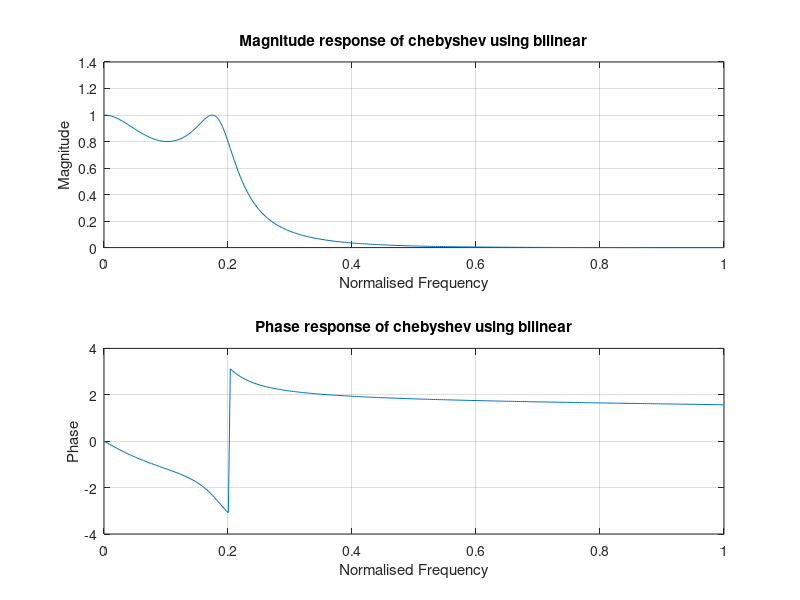

Reproduce this figure in MATLAB.
clc;
clear all;
close all;

ap = 0.8; %pass band ripple
as = 0.2; %stop band ripple
wp = 0.2*pi; %pass band edge frequency
ws = 0.3*pi; %stop band edge frequency

t = 1;
pass_attenuation = -20*log10(ap); %pass_attenuation
stop_attenuation = -20*log10(as); %stop_attenuation
p_a = (2/t)*tan(wp/2);
p_s = (2/t)*tan(ws/2);

[n,cf] = cheb1ord(p_a,p_s,pass_attenuation,stop_attenuation,'s');
%Returns the transfer coefficient of nth order.
[bn,an] = cheby1(n,pass_attenuation,1,'s');
%Transfer function.
hsn = tf(bn,an);
%To find Unnormalised function
[b,a] = cheby1(n,pass_attenuation,cf,'s');
hs = tf(b,a);
%converts to a z-transform discrete equivalent of bilinear transformation
[num,den] = bilinear(b,a,1/t);
hz = tf(num,den,t);

w = 0:0.01:pi;
hw = freqz(num,den,w);

%% Plotting Magnitude Response
subplot(2,1,1)
plot(w/pi,abs(hw));
grid on;
title('Magnitude response of chebyshev using bilinear');
ylabel('Magnitude');
xlabel('Normalised Frequency');

%% Plotting Phase Response
subplot(2,1,2);
plot(w/pi,angle(hw));
grid on;
title('Phase response of chebyshev using bilinear');
ylabel('Phase');
xlabel('Normalised Frequency');